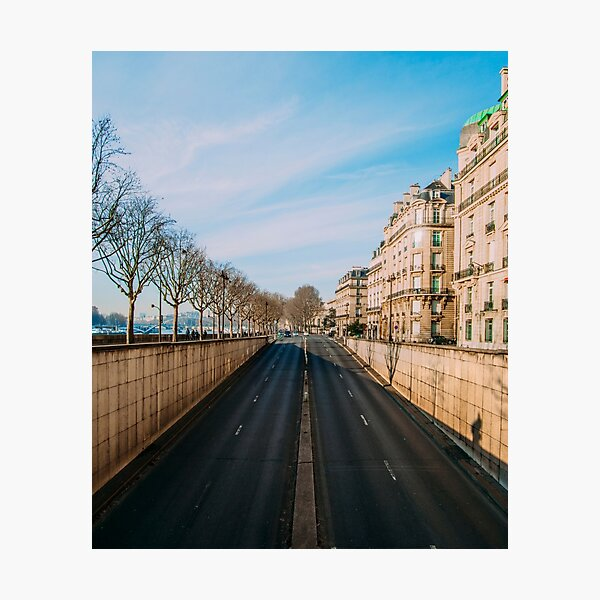
#> input picture lane1.jpg, 600 x 600 px
$ python 'Detection in Image.py'
#> lines starting #> are read from the running program, lines starting #| are printed output that depends on the picture; after the words box and inside, x2 and y2 are one past the last pixel; in counts of white or black regions, pixels touching at a corner belong together
#Road Lane Detection

import cv2
import numpy as np
from matplotlib import pyplot as plt

#Making afuntion to draw lines on the image

def draw_lines( image, lines):
    image= np.copy(image)
    blank_image= np.zeros((image.shape[0], image.shape[1], 3), dtype= np.uint8)
    for li in lines:
        for x1, y1, x2, y2 in li:
            cv2.line(blank_image, (x1,y1), (x2, y2), (255,0,0), 10)
    image= cv2.addWeighted(image, 0.7, blank_image, 0.3, 1)
    return image

#Defining a function to detect Region Of Interest

def ROI( image, vertices):
    #creating an array which is all black (to blackout the unwanted region)
    mask= np.zeros_like(image)
    #channel_count= image.shape[2]  #Deleted this bcoz we'll use a grayscale image
    match_mask_color= 255   #*channel_count
    cv2.fillPoly(mask, vertices, match_mask_color)
    masked_image= cv2.bitwise_and(image, mask)
    return masked_image

img= cv2.imread("lane1.jpg")
#> img is the input picture: shape (600, 600, 3); mean B, G, R 177.7, 177, 172

#Converting because opencv uses BGR method// pyplot uses RGB method
img= cv2.cvtColor(img, cv2.COLOR_BGR2RGB)
print(img.shape)
#| (600, 600, 3)
height= img.shape[0]
#> height = 600
width=img.shape[1]
#> width = 600

#detecting the vertices-- will depend upon the image you use
#this will be used to lackout unwanted region in ROI()
ROIvertices= [(0, height), (width/2, height/1.9), (width, height)]
#> ROIvertices = [(0, 600), (300, 315.8), (600, 600)]

gray= cv2.cvtColor(img, cv2.COLOR_RGB2GRAY)
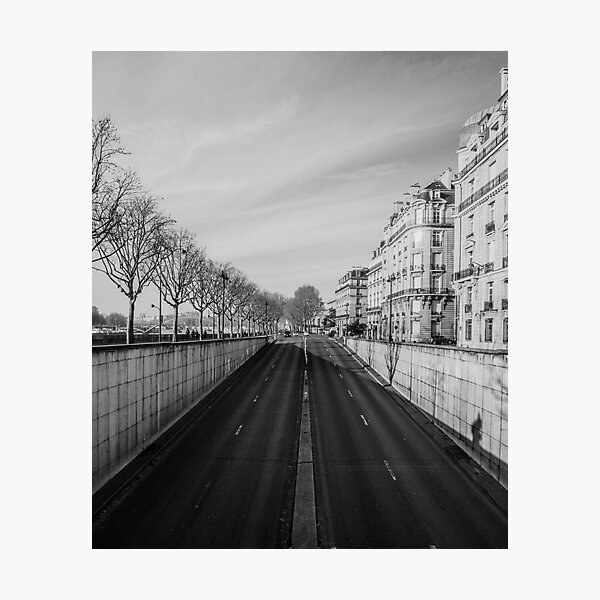
#> gray: shape (600, 600); min 0, max 255, mean 175.6

#using Canny Edge Detection to detect
canny= cv2.Canny(gray, 100 ,200)
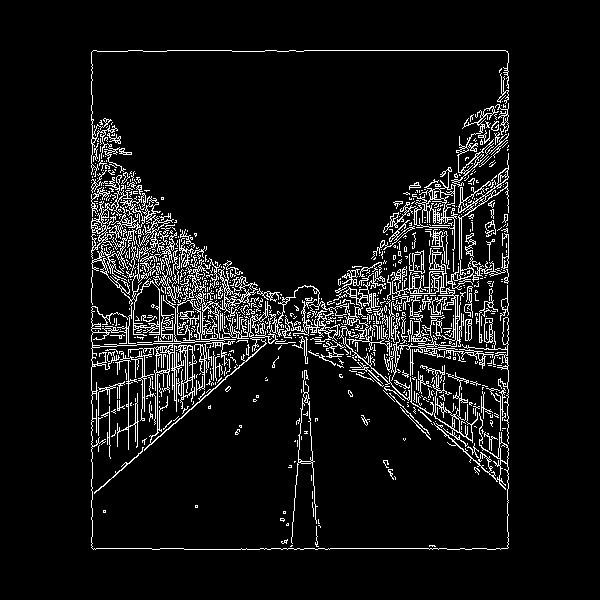
#> canny: shape (600, 600); 7.2% white in thin lines or dots, all inside (x1, y1, x2, y2) = (91, 50, 509, 550)
cropped_image= ROI(canny , np.array([ROIvertices], np.int32))
#> in ROI, `cv2.fillPoly(mask, vertices, match_mask_color)`:
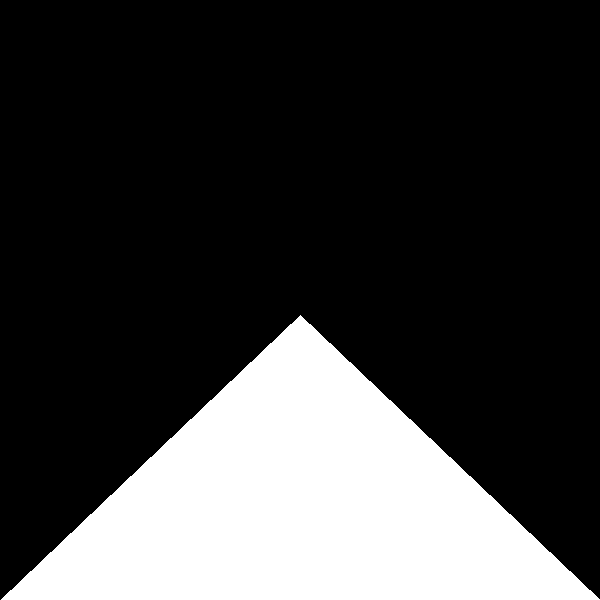
#> mask: shape (600, 600); 23.8% white; 1 white region, box (x1, y1, x2, y2) and area: (1, 315, 600, 600) 85515
#> in ROI, `masked_image= cv2.bitwise_and(image, mask)`:
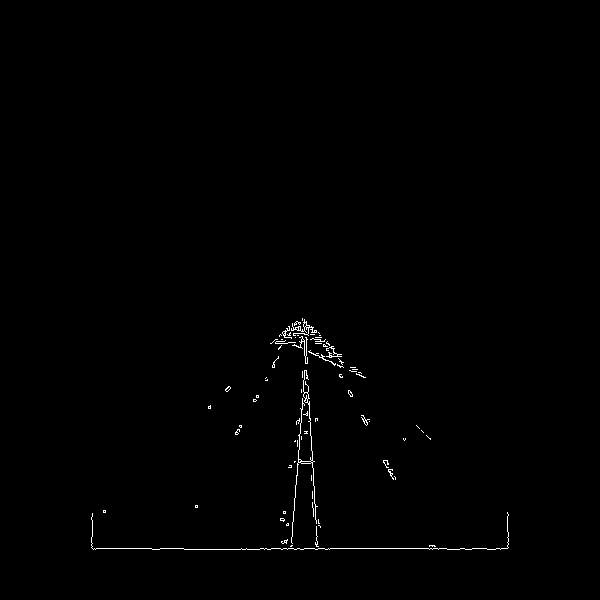
#> masked_image: shape (600, 600); 0.52% white in thin lines or dots, all inside (x1, y1, x2, y2) = (91, 318, 509, 550)

#Using Hough Line Transform --put parameters of your choice and experiment
Lines= cv2.HoughLinesP(cropped_image, 6, (np.pi)/180, 10, minLineLength= 100, maxLineGap= 10)
#> Lines = [[290, 548, 299, 445], [302, 320, 310, 422], [260, 548, 446, 548], [184, 549, 303, 549]]
#Final Result
image_with_lines= draw_lines(img, Lines)
#> the loop in draw_lines, `for li in lines:` made 4 passes
#> after the loop in draw_lines, `for li in lines:`:
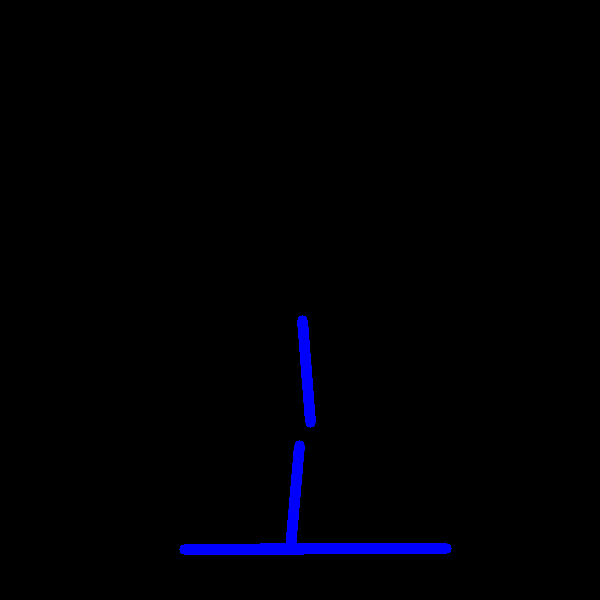
#> blank_image: shape (600, 600, 3); mean of channels 0, 1, 2 3.8, 0, 0; drawn as B, G, R
#> in draw_lines, `image= cv2.addWeighted(image, 0.7, blank_image, 0.3, 1)`:
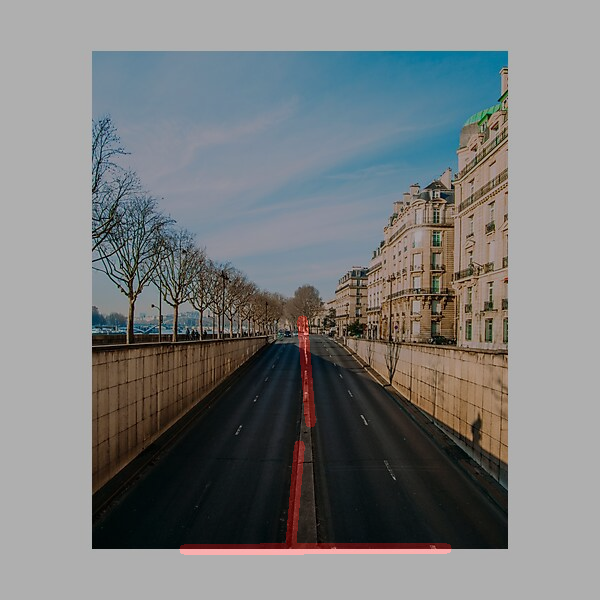
#> image: shape (600, 600, 3); mean R, G, B 122.7, 125.1, 125.6

#Showing Images using Pyplot
plt.imshow(cropped_image)
plt.show()
plt.imshow(image_with_lines)
plt.show()
